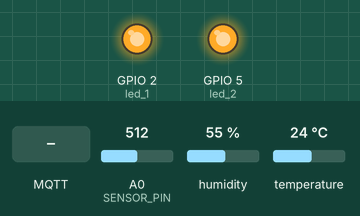
Recording of a sketch running on a simulated ESP8266 (NodeMCU). Shown: output pins drawn as LEDs (lit = HIGH). Dashed ring = blinking. Inputs (shaded band) come from the test bench; at power-on: A0 (SENSOR_PIN) = 512, humidity 55 %, temperature 24 °C. WiFi joins after 1.5 s; servers stay silent unless stated; random numbers use the default seed unless the sketch sets one; no MQTT or app messages arrive unless stated; what the sketch prints to the serial monitor is not drawn.

Above: at 2.4 s.
2.5 s: MQTT message "5" arrives on the first subscribed topic
At 3.6 s:
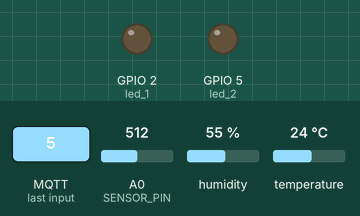
7.8 s: MQTT message "on" arrives on the first subscribed topic
At 8.91 s:
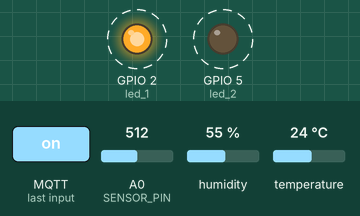
11.3 s: MQTT message "off" arrives on the first subscribed topic
Timing chart, 0 to 14.3 s (numbered marks = the images above; inputs shaded):
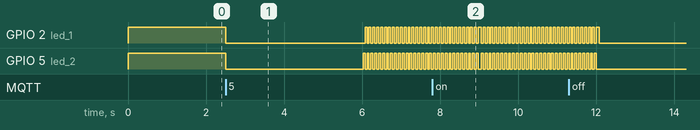

Measured:
- by itself, GPIO 2 (led_1): alternates HIGH for 0.05 s and LOW for 0.05 s, 16 changes in all, then stays LOW
- by itself, GPIO 5 (led_2): alternates HIGH for 0.05 s and LOW for 0.05 s, 15 changes in all, then stays LOW

The sketch:

btliot_arduino_code.ino
```cpp
#include "DHT.h"
#include <ESP8266WiFi.h>
#include <AsyncMqttClient.h>
#include <Ticker.h>
#include <string.h>
#include <stdlib.h>

// Led / 1 = true = on = HIGHT / 0 = false= off = LOW
int led_1 = 2;
int led_2 = 5;
int led_1_status = 1;
int led_2_status = 1;

// DHT11 and light
#define SENSOR_PIN A0
#define DHTPIN 14
#define DHTTYPE DHT11

DHT dht(DHTPIN, DHTTYPE);

float temp;
float hum;
int light = 0;
int bui = 0;

// Wifi
#define WIFI_SSID "iotbtl"
#define WIFI_PASSWORD "06060404"

WiFiEventHandler wifiConnectHandler;
WiFiEventHandler wifiDisconnectHandler;
Ticker wifiReconnectTimer;

//Mqtt broker
#define MQTT_HOST IPAddress(192, 168, 43, 70)
#define MQTT_PORT 1883
#define MQTT_PUB_DHT "esp/dht"
#define MQTT_PUB_LED "esp/led"
#define MQTT_USERNAME "duc_nhat"
#define MQTT_PASSWORD "123456"

AsyncMqttClient mqttClient;
Ticker mqttReconnectTimer;

unsigned long previousMillis = 0;
const long interval = 3000;

//Function
void connectToWifi() {
  Serial.println("Connecting to Wi-Fi...");
  WiFi.begin(WIFI_SSID, WIFI_PASSWORD);
}

void onWifiConnect(const WiFiEventStationModeGotIP& event) {
  Serial.println("Connected to Wi-Fi.");
  connectToMqtt();
}

void onWifiDisconnect(const WiFiEventStationModeDisconnected& event) {
  Serial.println("Disconnected from Wi-Fi.");
  mqttReconnectTimer.detach(); // vo hieu ket noi mqtt trong khi ket noi wifi
  wifiReconnectTimer.once(2, connectToWifi);
}

void connectToMqtt() {
  Serial.println("Connecting to MQTT...");
  mqttClient.connect();
}

void onMqttConnect(bool sessionPresent) {
  Serial.print("Connected to MQTT.");
  Serial.print("Session present: ");
  Serial.println(sessionPresent);
  // sub sau khi kết nối mqtt thành công
  uint16_t packetIdSub = mqttClient.subscribe(MQTT_PUB_LED, 2);
}

void onMqttDisconnect(AsyncMqttClientDisconnectReason reason) {
  Serial.println("Disconnected from MQTT.");

  if (WiFi.isConnected()) {
    mqttReconnectTimer.once(2, connectToMqtt);
  }
}

void onMqttPublish(uint16_t packetId) {
  Serial.print("Publish acknowledged.");
  Serial.print("  packetId: ");
  Serial.println(packetId);
}

void doPubDHT() {
  String mess = "temperature " + String(temp) + " humidity " + String(hum) + " light " + String(light) + " bui " + String(bui);
  // QoS 1 == gửi ít nhất 1 lần, có thể gửi nhiều lần
  uint16_t packetIdPub = mqttClient.publish(MQTT_PUB_DHT, 1, true, String(mess).c_str());

  Serial.printf("Nhiệt độ: %.2f \n", temp);
  Serial.printf("Độ ẩm: %.2f \n", hum);
  Serial.printf("Ánh sáng: %d \n", light);
  Serial.printf("Bụi: %d \n", bui);
}

void doPubLed() {
  // đặt check đằng trước để lưu ý backend chỉ xử lý pub này
  // vì trong backend cũng có hàm pub, ta không muốn call back của back xử lý pub đó
  String mess = "check led_1 " + String(led_1_status) + " led_2 " + String(led_2_status);
  // QoS 1 == gửi ít nhất 1 lần, có thể gửi nhiều lần
  uint16_t packetIdPub = mqttClient.publish(MQTT_PUB_LED, 1, true, String(mess).c_str());

  Serial.printf("Đèn 1: %s \n", (led_1_status ? "ON" : "OFF"));
  Serial.printf("Đèn 2: %s \n", (led_2_status ? "ON" : "OFF"));
}

void onMqttSubscribe(uint16_t packetId, uint8_t qos) {
  Serial.print("Subscribe acknowledged.");
  Serial.print("  packetId: ");
  Serial.print(packetId);
  Serial.print("  qos: ");
  Serial.println(qos);
  doPubLed();
}

void onMqttUnsubscribe(uint16_t packetId) {
  Serial.print("Unsubscribe acknowledged.");
  Serial.print("  packetId: ");
  Serial.println(packetId);
}


void onMqttMessage(char* topic, char* payload, const AsyncMqttClientMessageProperties& properties,
                   const size_t& len, const size_t& index, const size_t& total)
{
  char message[len + 1];

  memcpy(message, payload, len);
  message[len] = 0;

  Serial.print("Publish received.");
  Serial.print("  message: ");
  Serial.println(message);
  set_led_status(message);
}

void set_led_status(char* status) {
  // không xử lý mess có chứa "check" vì đó là esp gửi, back mới xử lý thôi
  char kiem_tra[] = "check";
  if (strncmp(status, kiem_tra, strlen(kiem_tra)) != 0) {
    // Tách trạng thái của led_1
    char status1[2];
    strncpy(status1, status + 6, 1);
    status1[1] = '\0';

    // Tách trạng thái của led_2
    char status2[2];
    strncpy(status2, status + 14, 1);
    status2[1] = '\0';

    // gán
    led_1_status = strtol(status1, NULL, 10);
    led_2_status = strtol(status2, NULL, 10);

    doPubLed();
  }
}

void setup() {
  Serial.begin(115200);
  Serial.println();

  dht.begin();

  pinMode(led_1, OUTPUT);
  pinMode(led_2, OUTPUT);

  wifiConnectHandler = WiFi.onStationModeGotIP(onWifiConnect);
  wifiDisconnectHandler = WiFi.onStationModeDisconnected(onWifiDisconnect);

  mqttClient.onConnect(onMqttConnect);
  mqttClient.onDisconnect(onMqttDisconnect);

  mqttClient.onPublish(onMqttPublish);

  mqttClient.onSubscribe(onMqttSubscribe);
  mqttClient.onUnsubscribe(onMqttUnsubscribe);
  mqttClient.onMessage(onMqttMessage);

  mqttClient.setServer(MQTT_HOST, MQTT_PORT);
  mqttClient.setCredentials(MQTT_USERNAME, MQTT_PASSWORD);

  connectToWifi();
}

void loop() {

  if(led_1_status) digitalWrite(led_1, HIGH);
  else digitalWrite(led_1, LOW);

  if(led_2_status) digitalWrite(led_2, HIGH);
  else digitalWrite(led_2, LOW);

  if(bui >= 70){
    digitalWrite(led_1, LOW);
    digitalWrite(led_2, HIGH);
    delay(50);
    digitalWrite(led_1, HIGH);
    digitalWrite(led_2, LOW);
    delay(50);
  }

  unsigned long currentMillis = millis();
  if (currentMillis - previousMillis >= interval) {
    previousMillis = currentMillis;

    light = analogRead(SENSOR_PIN);
    hum = dht.readHumidity();
    temp = dht.readTemperature();
    bui = rand() % 100 + 1;

    doPubDHT();
  }
}
```
